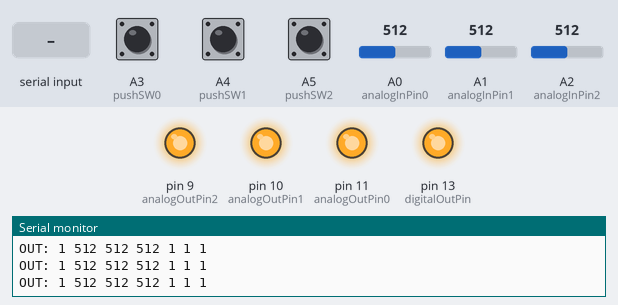
The sketch below on a simulated Arduino Uno, built with avr-gcc and run on an emulated ATmega328P. Shown: output pins drawn as LEDs (lit = HIGH), the last lines printed to the serial monitor. The inputs (shaded band) are chosen by the test bench; at power-on: A3 (pushSW0) HIGH, A0 (analogInPin0) = 512, A1 (analogInPin1) = 512, A2 (analogInPin2) = 512, A4 (pushSW1) HIGH, A5 (pushSW2) HIGH.

Above: at 2.2 s.
2.3 s: "90,45,200\n" received over Serial
At 3.5 s:
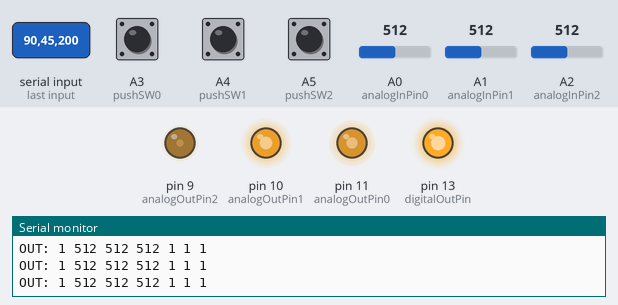
3.8 s: "90,45\n" received over Serial
At 6.0 s:
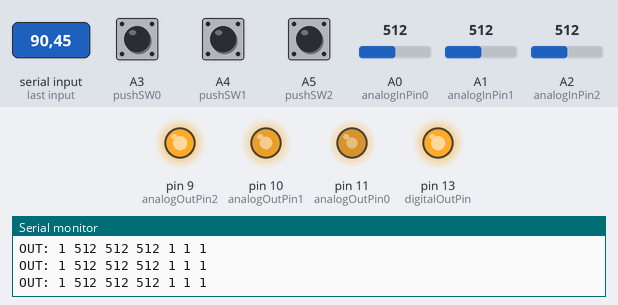
6.3 s: "0\n" received over Serial
At 9.1 s:
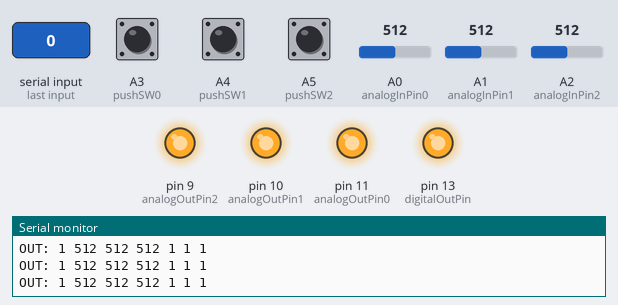
9.3 s: "30,150,10\n" received over Serial
At 9.6 s:
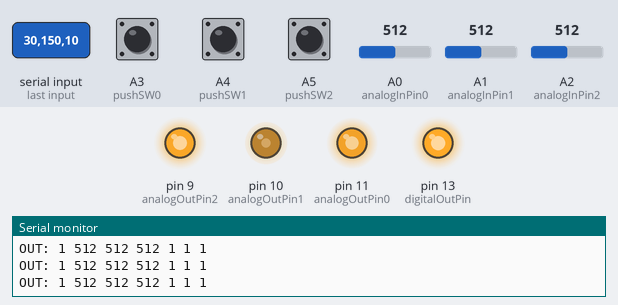
10.8 s: "200\n" received over Serial
At 13.6 s:
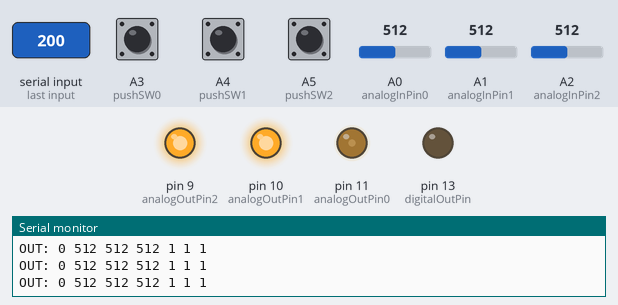
13.8 s: A3 (pushSW0) pulled LOW for 0.15 s
At 13.95 s:
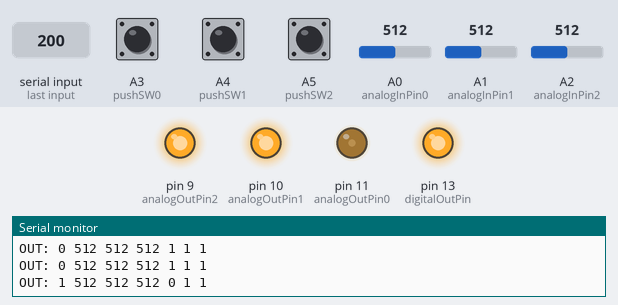
Timing chart, 0 to 16.5 s (numbered marks = the images above; inputs shaded):
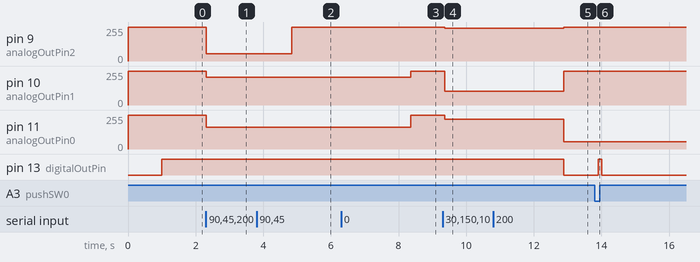

Measured:
- after the input at 2.3 s, pin 9 (analogOutPin2): 255/255 → 55/255 at once; pin 10 (analogOutPin1): 255/255 → 210/255 at once; pin 11 (analogOutPin0): 255/255 → 165/255 at once
- after the input at 3.8 s, pin 9 (analogOutPin2): 55/255 → 255/255 after 1.0 s
- after the input at 6.3 s, pin 10 (analogOutPin1): 210/255 → 255/255 after 2.1 s; pin 11 (analogOutPin0): 165/255 → 255/255 after 2.1 s
- after the input at 9.3 s, pin 9 (analogOutPin2): 255/255 → 245/255 after 0.07 s; pin 10 (analogOutPin1): 255/255 → 105/255 after 0.07 s; pin 11 (analogOutPin0): 255/255 → 225/255 after 0.07 s
- after the input at 10.8 s, pin 9 (analogOutPin2): 245/255 → 255/255 after 2.1 s; pin 10 (analogOutPin1): 105/255 → 255/255 after 2.1 s; pin 11 (analogOutPin0): 225/255 → 55/255 after 2.1 s; pin 13 (digitalOutPin): HIGH → LOW after 2.1 s
- after the input at 13.8 s, pin 13 (digitalOutPin): LOW → HIGH after 0.10 s, → LOW 0.10 s later

The sketch:

sketch_20200131a_Ain3SW3Aout3Dout1Serial1.ino
```cpp
//
// Ain3SW3Aout3Dout1Serial1.ino
//

// public domain

// ---------------------------------------------------------

// First version: Wed Feb 12 04:45:00 JST 2020 by @hohno_at_kuimc
// Prev update: Mon Feb 17 06:14:14 JST 2020
// Prev update: Mon Feb 17 08:16:55 JST 2020
// Last update: Mon Feb 17 08:43:49 JST 2020

// ---------------------------------------------------------

const int analogInPin0 = A0; // Potentiometer(Left)
const int analogInPin1 = A1; // Potentiometer(Middle)
const int analogInPin2 = A2; // Potentiometer(Right)

const int pushSW0 = A3; // Push button Switch(Left)
const int pushSW1 = A4; // Push button Switch(Middle)
const int pushSW2 = A5; // Push button Switch(Right)

const int analogOutPin0 = 11; // RED LED
const int analogOutPin1 = 10; // GREEN LED
const int analogOutPin2 = 9;  // BLUE LED

const int digitalOutPin = 13;  // Bulit-in LED

int sensorValue[3] = { 0, 0, 0 }; // value read from the potentiometers
int outputValue[3] = { 0, 0, 0 }; // value output to the PWM (LEDs)

boolean modeFlag = false;

// ---------------------------------------------------------

void setup() {

  Serial.begin(57600);

  pinMode(pushSW0, INPUT_PULLUP);
  pinMode(pushSW1, INPUT_PULLUP);
  pinMode(pushSW2, INPUT_PULLUP);

  pinMode(analogOutPin0, OUTPUT);
  pinMode(analogOutPin1, OUTPUT);
  pinMode(analogOutPin2, OUTPUT);

  pinMode(digitalOutPin, OUTPUT);

  analogWrite(analogOutPin0, 255);
  analogWrite(analogOutPin1, 255);
  analogWrite(analogOutPin2, 255);
  delay(1000);

  modeFlag = (digitalRead(pushSW2) == HIGH);
}

// ---------------------------------------------------------

void loop() {

  static int redVal = 255, greenVal = 255, blueVal = 255;

  while (Serial.available() > 0) {
    Serial.print("IN: ");
    // Serial.print("# R=");
    int r = Serial.parseInt();  // timeout after 1sec.
    Serial.print(r); Serial.print(" ");// Serial.print(",G=");
    int g = Serial.parseInt();  // timeout after 1sec.
    Serial.print(g); Serial.print(" "); // Serial.print(",B=");
    int b = Serial.parseInt();  // timeout after 1sec.
    Serial.print(b);

    char c;
    while (((c  = Serial.read()) != -1) && (c != '\n') && (c != '\r')) {}   // skip at the end of line
    Serial.println(); // Serial.println("[EOL]");

    redVal   = 255 - constrain(r, 0, 255);
    greenVal = 255 - constrain(g, 0, 255);
    blueVal  = 255 - constrain(b, 0, 255);
  }

  sensorValue[0] = analogRead(analogInPin0);
  sensorValue[1] = analogRead(analogInPin1);
  sensorValue[2] = analogRead(analogInPin2);

  boolean dout;

  if (modeFlag) {
    analogWrite(analogOutPin0, redVal);
    analogWrite(analogOutPin1, greenVal);
    analogWrite(analogOutPin2, blueVal);
    dout = ((digitalRead(pushSW0)==0) || (redVal>127)) ? 1 : 0;

  } else {
    analogWrite(analogOutPin0, 255 - sensorValue[0]/4);
    analogWrite(analogOutPin1, 255 - sensorValue[1]/4);
    analogWrite(analogOutPin2, 255 - sensorValue[2]/4);
    dout = ((digitalRead(pushSW0)==0) || (sensorValue[0]>512)) ? 1 : 0;
  }


  digitalWrite(digitalOutPin, dout);
  Serial.print("OUT: "); Serial.print(dout); Serial.print(" ");

  Serial.print(sensorValue[0]); Serial.print(" ");
  Serial.print(sensorValue[1]); Serial.print(" ");
  Serial.print(sensorValue[2]); Serial.print(" ");

  Serial.print(digitalRead(pushSW0)); Serial.print(" ");
  Serial.print(digitalRead(pushSW1)); Serial.print(" ");
  Serial.print(digitalRead(pushSW2)); Serial.print(" ");

  Serial.println();

  delay(100);
}

// ---------------------------------------------------------
```
